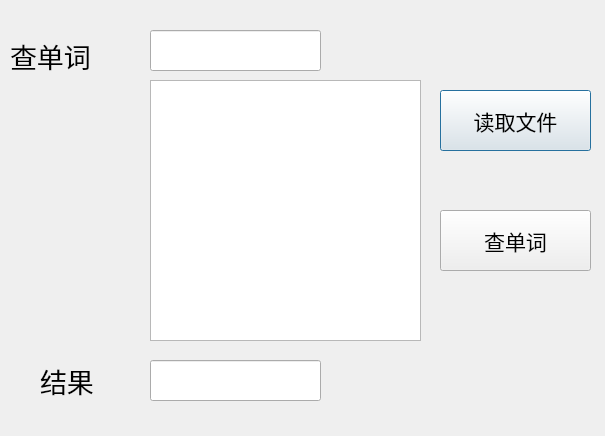
<?xml version="1.0" encoding="UTF-8"?>
<ui version="4.0">
 <class>Dialog</class>
 <widget class="QDialog" name="Dialog">
  <property name="geometry">
   <rect>
    <x>0</x>
    <y>0</y>
    <width>605</width>
    <height>436</height>
   </rect>
  </property>
  <property name="windowTitle">
   <string>Dialog</string>
  </property>
  <widget class="QLineEdit" name="lineEdit1">
   <property name="geometry">
    <rect>
     <x>150</x>
     <y>30</y>
     <width>171</width>
     <height>41</height>
    </rect>
   </property>
   <property name="font">
    <font>
     <family>楷体</family>
     <pointsize>20</pointsize>
    </font>
   </property>
  </widget>
  <widget class="QLabel" name="label">
   <property name="geometry">
    <rect>
     <x>10</x>
     <y>30</y>
     <width>141</width>
     <height>51</height>
    </rect>
   </property>
   <property name="font">
    <font>
     <family>楷体</family>
     <pointsize>20</pointsize>
    </font>
   </property>
   <property name="text">
    <string>查单词</string>
   </property>
  </widget>
  <widget class="QLabel" name="label1">
   <property name="geometry">
    <rect>
     <x>40</x>
     <y>360</y>
     <width>121</width>
     <height>41</height>
    </rect>
   </property>
   <property name="font">
    <font>
     <family>楷体</family>
     <pointsize>20</pointsize>
    </font>
   </property>
   <property name="text">
    <string>结果</string>
   </property>
  </widget>
  <widget class="QLineEdit" name="lineEdit2">
   <property name="geometry">
    <rect>
     <x>150</x>
     <y>360</y>
     <width>171</width>
     <height>41</height>
    </rect>
   </property>
   <property name="font">
    <font>
     <family>楷体</family>
     <pointsize>10</pointsize>
    </font>
   </property>
  </widget>
  <widget class="QPushButton" name="pushButton1">
   <property name="geometry">
    <rect>
     <x>440</x>
     <y>90</y>
     <width>151</width>
     <height>61</height>
    </rect>
   </property>
   <property name="font">
    <font>
     <family>楷体</family>
     <pointsize>16</pointsize>
    </font>
   </property>
   <property name="text">
    <string>读取文件</string>
   </property>
  </widget>
  <widget class="QPushButton" name="pushButton2">
   <property name="geometry">
    <rect>
     <x>440</x>
     <y>210</y>
     <width>151</width>
     <height>61</height>
    </rect>
   </property>
   <property name="font">
    <font>
     <family>楷体</family>
     <pointsize>16</pointsize>
    </font>
   </property>
   <property name="text">
    <string>查单词</string>
   </property>
  </widget>
  <widget class="QListWidget" name="listWidget">
   <property name="geometry">
    <rect>
     <x>150</x>
     <y>80</y>
     <width>271</width>
     <height>261</height>
    </rect>
   </property>
  </widget>
 </widget>
 <layoutdefault spacing="6" margin="11"/>
 <resources/>
 <connections/>
</ui>
